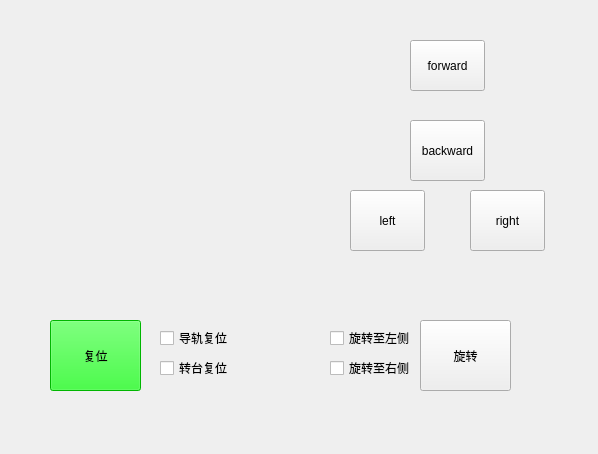
<?xml version="1.0" encoding="UTF-8"?>
<ui version="4.0">
 <class>MotionControl</class>
 <widget class="QWidget" name="MotionControl">
  <property name="geometry">
   <rect>
    <x>0</x>
    <y>0</y>
    <width>598</width>
    <height>454</height>
   </rect>
  </property>
  <property name="windowTitle">
   <string>MotionControl</string>
  </property>
  <widget class="QPushButton" name="forwardButton">
   <property name="geometry">
    <rect>
     <x>410</x>
     <y>40</y>
     <width>75</width>
     <height>51</height>
    </rect>
   </property>
   <property name="text">
    <string>forward</string>
   </property>
  </widget>
  <widget class="QPushButton" name="backwardButton">
   <property name="geometry">
    <rect>
     <x>410</x>
     <y>120</y>
     <width>75</width>
     <height>61</height>
    </rect>
   </property>
   <property name="text">
    <string>backward</string>
   </property>
  </widget>
  <widget class="QWidget" name="layoutWidget">
   <property name="geometry">
    <rect>
     <x>30</x>
     <y>70</y>
     <width>207</width>
     <height>22</height>
    </rect>
   </property>
   <layout class="QHBoxLayout" name="horizontalLayout_2">
    <item>
     <widget class="QLabel" name="label">
      <property name="text">
       <string>速度：</string>
      </property>
     </widget>
    </item>
    <item>
     <widget class="QLineEdit" name="speedEdit">
      <property name="text">
       <string>10</string>
      </property>
     </widget>
    </item>
    <item>
     <widget class="QLabel" name="label_3">
      <property name="text">
       <string>mm/s</string>
      </property>
     </widget>
    </item>
   </layout>
  </widget>
  <widget class="QPushButton" name="leftButton">
   <property name="geometry">
    <rect>
     <x>350</x>
     <y>190</y>
     <width>75</width>
     <height>61</height>
    </rect>
   </property>
   <property name="text">
    <string>left</string>
   </property>
  </widget>
  <widget class="QPushButton" name="rightButton">
   <property name="geometry">
    <rect>
     <x>470</x>
     <y>190</y>
     <width>75</width>
     <height>61</height>
    </rect>
   </property>
   <property name="text">
    <string>right</string>
   </property>
  </widget>
  <widget class="QWidget" name="layoutWidget_2">
   <property name="geometry">
    <rect>
     <x>40</x>
     <y>210</y>
     <width>207</width>
     <height>22</height>
    </rect>
   </property>
   <layout class="QHBoxLayout" name="horizontalLayout_3">
    <item>
     <widget class="QLabel" name="label_5">
      <property name="text">
       <string>转度：</string>
      </property>
     </widget>
    </item>
    <item>
     <widget class="QLineEdit" name="revolutionEdit">
      <property name="text">
       <string>2</string>
      </property>
     </widget>
    </item>
    <item>
     <widget class="QLabel" name="label_6">
      <property name="text">
       <string>deg/s</string>
      </property>
     </widget>
    </item>
   </layout>
  </widget>
  <widget class="QPushButton" name="resetButton">
   <property name="geometry">
    <rect>
     <x>50</x>
     <y>320</y>
     <width>91</width>
     <height>71</height>
    </rect>
   </property>
   <property name="styleSheet">
    <string notr="true">background-color: rgb(0, 255, 0);</string>
   </property>
   <property name="text">
    <string>复位</string>
   </property>
  </widget>
  <widget class="QCheckBox" name="railBox">
   <property name="geometry">
    <rect>
     <x>160</x>
     <y>330</y>
     <width>71</width>
     <height>16</height>
    </rect>
   </property>
   <property name="text">
    <string>导轨复位</string>
   </property>
  </widget>
  <widget class="QCheckBox" name="rotateBox">
   <property name="geometry">
    <rect>
     <x>160</x>
     <y>360</y>
     <width>71</width>
     <height>16</height>
    </rect>
   </property>
   <property name="text">
    <string>转台复位</string>
   </property>
  </widget>
  <widget class="QPushButton" name="rotateButton">
   <property name="geometry">
    <rect>
     <x>420</x>
     <y>320</y>
     <width>91</width>
     <height>71</height>
    </rect>
   </property>
   <property name="text">
    <string>旋转</string>
   </property>
  </widget>
  <widget class="QCheckBox" name="leftBox">
   <property name="geometry">
    <rect>
     <x>330</x>
     <y>330</y>
     <width>81</width>
     <height>16</height>
    </rect>
   </property>
   <property name="text">
    <string>旋转至左侧</string>
   </property>
  </widget>
  <widget class="QCheckBox" name="rightBox">
   <property name="geometry">
    <rect>
     <x>330</x>
     <y>360</y>
     <width>81</width>
     <height>16</height>
    </rect>
   </property>
   <property name="text">
    <string>旋转至右侧</string>
   </property>
  </widget>
 </widget>
 <layoutdefault spacing="6" margin="11"/>
 <resources/>
 <connections/>
</ui>
